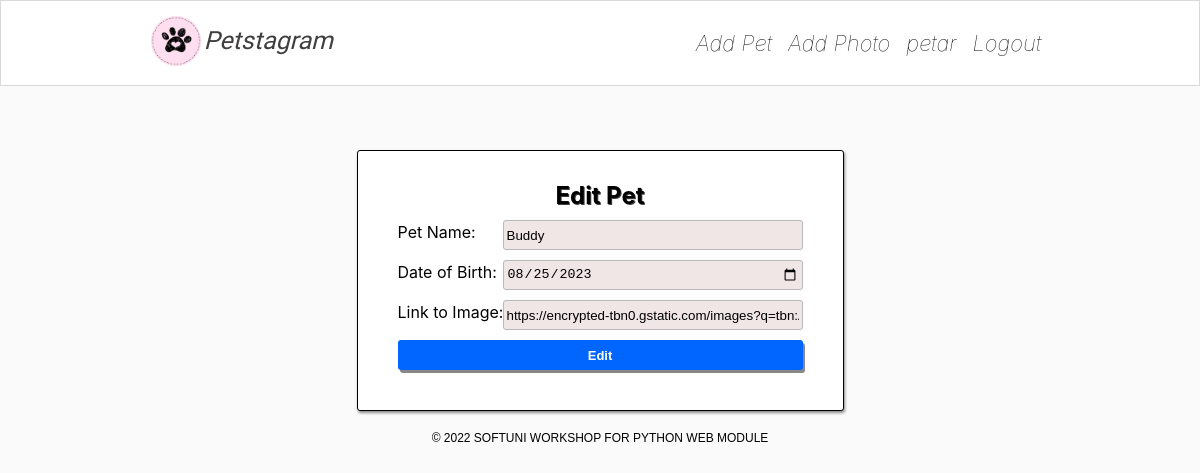
The app's page /pets/petar/pet/buddy-1/edit/ (signed in), older data.
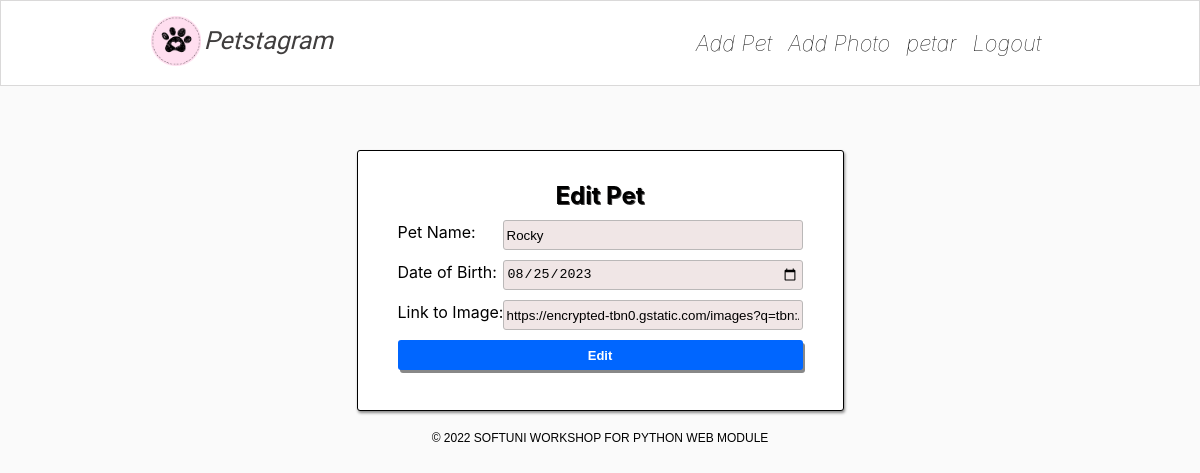
The same page, newer data.
### petstagram_second/pets/models.py (models this page shows, shortened)
class Pet(models.Model):
    NAME_MAX_LENGTH = 30
    name = models.CharField(
        max_length=NAME_MAX_LENGTH,
        null=False,
        blank=False,
    )
    personal_pet_photo = models.URLField(
        null=False,
        blank=False,
    )
    date_of_birth = models.DateField(
        null=True,
        blank=True,
    )
    slug = models.SlugField(
        unique=True,
        null=False,
        blank=True,
    )
    user = models.ForeignKey(
        to=UserModel,
        on_delete=models.CASCADE,
    )

### petstagram_second/pets/views.py (the view)
# urls.py: path('edit/', pet_edit, name='pet edit'),
@login_required
def pet_edit(request, username, pet_name):
    pet = Pet.objects.filter(slug=pet_name).get()
    if request.method == 'GET':
        form = PetEditForm(instance=pet)
    else:
        form = PetEditForm(request.POST, instance=pet)
        if form.is_valid():
            form.save()
            return redirect('pet details', username, pet_name)
    context = {
        'form': form,
        'pet': pet,
    }
    return render(request, 'pets/pet-edit-page.html', context)

### petstagram_second/pets/forms.py
class PetEditForm(PetBaseForm):
    pass

### templates/pets/pet-edit-page.html (shortened to what this page needs)
{% extends 'base.html' %}
{% block page_content %}
    <div class="edit-delete edit-photo">
        <h2>Edit Pet</h2>
        <form method="post" action="{% url 'pet edit' username=pet.user.username pet_name=pet.slug %}">
            {{ form.as_p }}
            <button class="edit-btn" type="submit">Edit</button>
        </form>
    </div>
{% endblock %}

Row changes from the older to the newer data that the page shows:
changed Pet: name "Buddy" → "Rocky"
